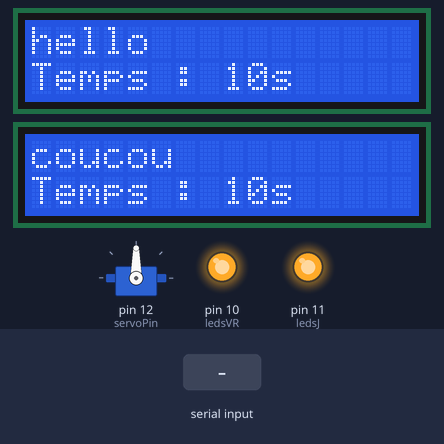
Simulated run of this sketch. Board: Arduino Uno, built with avr-gcc and run on an emulated ATmega328P. Parts: 2 × 16×2 character LCD, servo, output pins drawn as LEDs (lit = HIGH). The inputs (shaded band) are chosen by the test bench. What the sketch prints to the serial monitor is not drawn.

Above: at 1.3 s.
1.4 s: "normal." received over Serial
At 4.7 s:
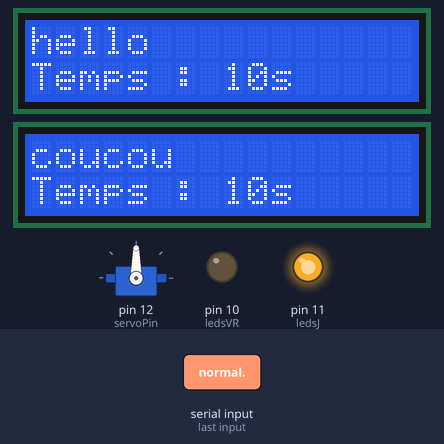
7.4 s: "1." received over Serial
At 8.1 s:
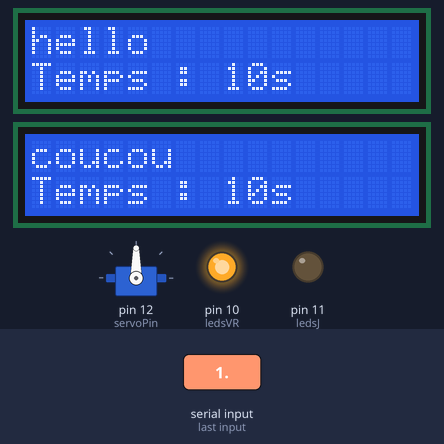
10.4 s: "priorite1." received over Serial
At 14.8 s:
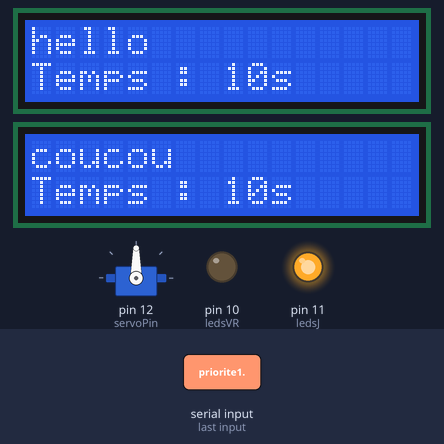
16.4 s: "0." received over Serial
At 17.5 s:
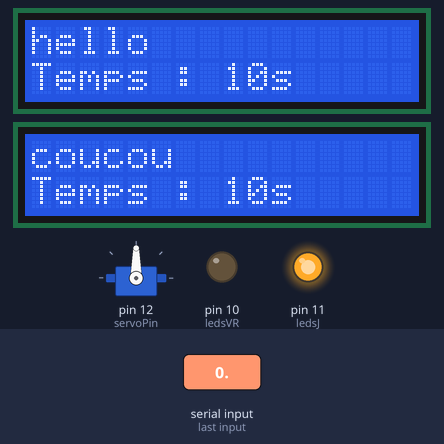
Timing chart, 0 to 19.4 s (numbered marks = the images above; inputs shaded):
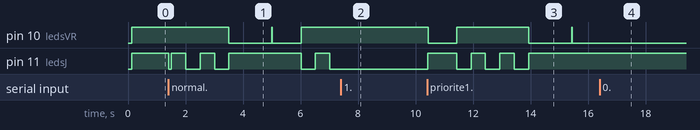

The sketch:

CARTE1.ino
```cpp
// Bibliothèque pour les cartes LCD
#include <LiquidCrystal.h>

// Bibliothèque pour le servo moteur
#include <Servo.h>

// Définition des broches pour les LCD
// Broches partagées
#define D4 2
#define D5 3
#define D6 4
#define D7 5

// Définition des broches spécifiques pour chaque écran
#define E1 6   // Enable pour l'écran 1
#define RS1 7  // Register Select pour l'écran 1
#define E2 8   // Enable pour l'écran 2
#define RS2 9  // Register Select pour l'écran 2

// Initialisation des écrans LCD avec broches partagées
LiquidCrystal lcd1(RS1, E1, D4, D5, D6, D7);
LiquidCrystal lcd2(RS2, E2, D4, D5, D6, D7);

// Declaration des pins des leds des feux
int ledsVR = 10;
int ledsJ = 11;

// Declaration de l'objet Servo
int servoPin = 12;
Servo moteur;

// unsigned long dureeMaxTemporisatonFeuRV = 0;
// unsigned long dureeMaxTemporisatonFeuJ = 0;
unsigned long tempsMillis = 0;

 String priorite;

void setup() {
  // Initialisations pour la commmunication série des deux cartes
  Serial.begin(9600);

  // Initialisation pour les LCD
  lcd1.begin(16, 2);  // Configuration de l'écran 1 (16 colonnes, 2 lignes)
  lcd2.begin(16, 2);
  // lcd2.blink()

  // Initialisation du servo moteur
  // moteur.attach(servoPin, 650, 2662);

  moteur.attach(servoPin, 550, 2662);

  // Initialisation des pins des leds du feu
  pinMode(ledsVR, OUTPUT);
  pinMode(ledsJ, OUTPUT);
  digitalWrite(ledsVR, 1);
  digitalWrite(ledsJ, 1);
}

void loop() {
  if (Serial.available() > 1) {
    priorite = Serial.readStringUntil('.');

    Serial.println(priorite);
  }
  afficherMessage(lcd1, "hello", 10);
  afficherMessage(lcd2, "coucou", 10);

  if (priorite == "normal"){
    allumerFeu(1000, 500,true);
  }
  else if(priorite == "priorite1"){
    allumerFeu(1000, 500,false);
    tournerServo(90, moteur);
  }
  else if(priorite == "priorite2"){
    allumerFeu(1000, 500,false);
    tournerServo(0, moteur);
  }

  // Test LCD
  // for (int i = duree; i >= 0; i--) {
  //   afficherMessage(lcd1, "STOP", i);
  //   afficherMessage(lcd2, "PASS", i);
  //   delay(1000);
  // }

  // for (int i = duree; i >= 0; i--) {
  //   afficherMessage(lcd1, "PASS", i);
  //   afficherMessage(lcd2, "STOP", i);
  //   delay(1000);
}


// Fonction d'affichage du message avec compte à rebours
void afficherMessage(LiquidCrystal &lcd, String message, int duree) {
  lcd.clear();          // Efface l'écran avant l'affichage
  lcd.setCursor(0, 0);  // Positionne le curseur en haut à gauche
  lcd.print(message);   // Affiche le message sur la première ligne
  lcd.setCursor(0, 1);  // Positionne le curseur sur la deuxième ligne
  lcd.print("Temps : ");
  lcd.print(duree);
  lcd.print("s    ");  // Espaces pour éviter les chiffres résiduels
}

void tournerServo(int angle, Servo servomoteur) {
  // 79 pour 90 deg
  // 170 pour 11730 deg
  servomoteur.write(angle);
}

void allumerFeu(int dureeMaxTemporisatonFeuRV, int dureeMaxTemporisatonFeuJ, boolean modeAutomatique) {
  if ((millis() - tempsMillis) < dureeMaxTemporisatonFeuRV) {
    digitalWrite(ledsVR, 0);
    digitalWrite(ledsJ, 1);
    if (modeAutomatique) {
      tournerServo(90, moteur);
    }
  } else if (((SoustraireMillis() > dureeMaxTemporisatonFeuRV) && (SoustraireMillis() < dureeMaxTemporisatonFeuRV + dureeMaxTemporisatonFeuJ)) || ((SoustraireMillis() > dureeMaxTemporisatonFeuRV + dureeMaxTemporisatonFeuJ * 2) && (SoustraireMillis() < dureeMaxTemporisatonFeuRV + dureeMaxTemporisatonFeuJ * 3)) || ((SoustraireMillis() > dureeMaxTemporisatonFeuRV + dureeMaxTemporisatonFeuJ * 4) && (SoustraireMillis() < dureeMaxTemporisatonFeuRV + dureeMaxTemporisatonFeuJ * 5))) {
    digitalWrite(ledsVR, 1);
    digitalWrite(ledsJ, 0);
  } else if (((SoustraireMillis() > dureeMaxTemporisatonFeuRV + dureeMaxTemporisatonFeuJ * 5) && (SoustraireMillis() < (dureeMaxTemporisatonFeuRV * 2) + dureeMaxTemporisatonFeuJ * 6))) {
    digitalWrite(ledsVR, 0);
    digitalWrite(ledsJ, 1);
    if (modeAutomatique) {
    tournerServo(0, moteur);
    }
  } else {
    digitalWrite(ledsVR, 1);
    digitalWrite(ledsJ, 1);
  }
  if ((SoustraireMillis() > (dureeMaxTemporisatonFeuRV * 2) + dureeMaxTemporisatonFeuJ * 6)) {
    tempsMillis = millis();
  }
}
long SoustraireMillis() {
  return millis() - tempsMillis;
  tournerServo(90, moteur);
}
```

Measured:
- after the input at 1.4 s, pin 10 (ledsVR): HIGH → LOW after 2.1 s, → HIGH 1.5 s later, → LOW 0.02 s later, → HIGH 1.0 s later
- after the input at 7.4 s, pin 10 (ledsVR): stays HIGH (without the input it goes to LOW after 1.1 s); pin 11 (ledsJ): stays LOW (without the input it goes to HIGH after 0.12 s)
- after the input at 10.4 s, pin 10 (ledsVR): goes LOW 1.0 s, HIGH 2.5 s, LOW 1.5 s, HIGH 0.01 s, then LOW, starting at once; pin 11 (ledsJ): LOW → HIGH at once, then repeats every 0.99 s: LOW 0.49 s, HIGH 0.50 s, until it stays HIGH from 13.9 s
- after the input at 16.4 s, pin 10 (ledsVR): stops changing and stays LOW; pin 11 (ledsJ): stops changing and stays HIGH
